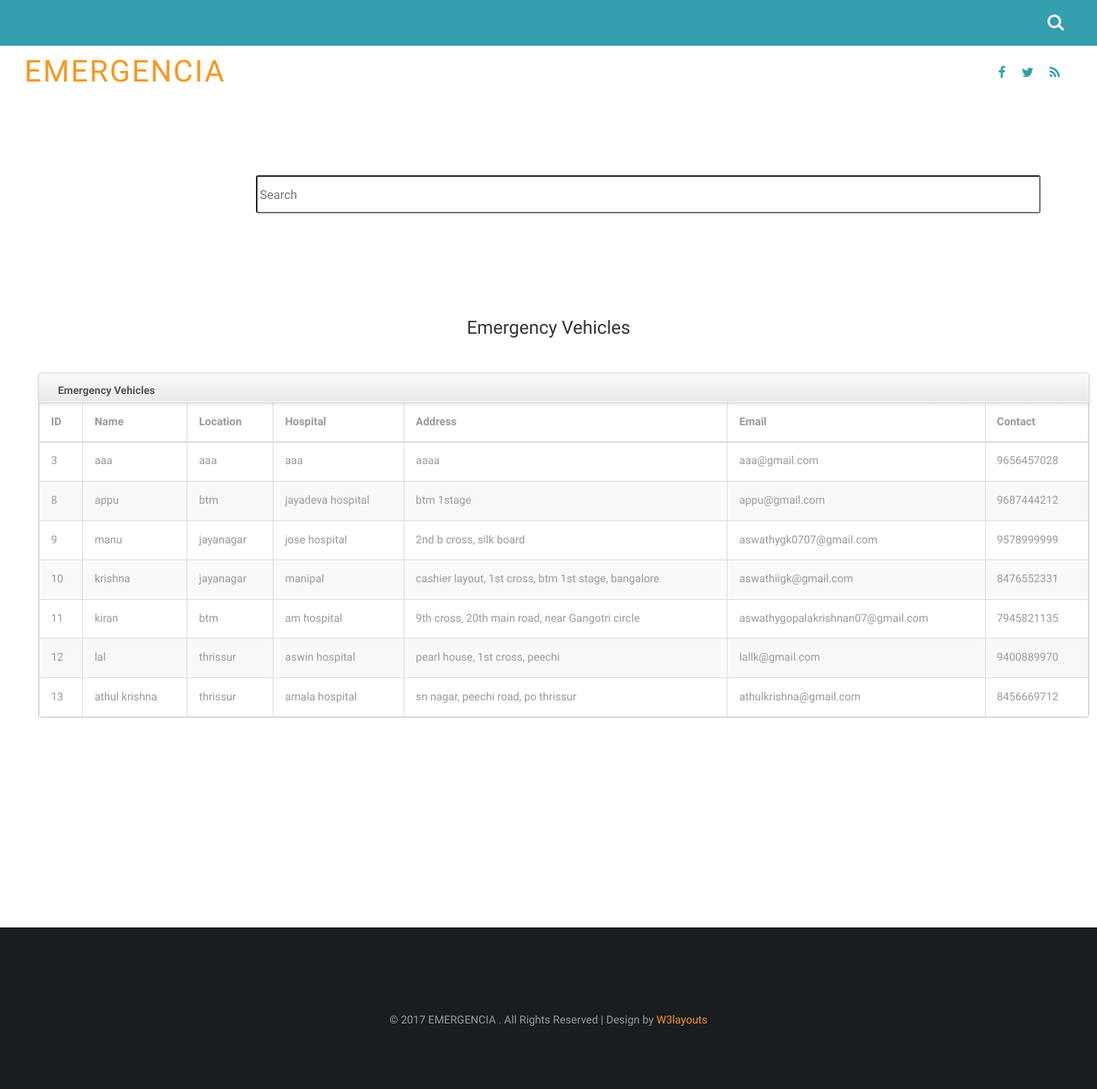
Page /admin_view_ambulances on the committed database.
### onroad/models.py (models this page shows)
class Login(db.Model, UserMixin):
    id=db.Column(db.Integer, primary_key=True)
    username = db.Column(db.String(80))
    password = db.Column(db.String(80), nullable=False)
    usertype = db.Column(db.String(80), nullable=False)
    name = db.Column(db.String(200))
    contact = db.Column(db.String(200))
    location = db.Column(db.String(200),default='')
    address = db.Column(db.String(50),default='')
    hospital = db.Column(db.String(50),default='')
    date = db.Column(db.String(200))
    month = db.Column(db.String(200))
    year = db.Column(db.String(200))

### onroad/routes.py (the view)
@login_required
@app.route('/admin_view_ambulances',methods=["GET","POST"])
def admin_view_ambulances():
    search=request.args.get('search')
    if search:
        obj=Login.query.filter((Login.year.contains(search)|Login.month.contains(search)|Login.date.contains(search)|Login.name.contains(search)|Login.location.contains(search)|Login.address.contains(search)|Login.hospital.contains(search) )& Login.usertype.contains("ambulance") )
    else:
        obj = Login.query.filter_by(usertype="ambulance").all()
    return render_template("admin_view_ambulances.html",obj=obj)

### onroad/templates/admin_view_ambulances.html (shortened to what this page needs)
{%extends "admin_layout.html"%}
{%block content%}
<link href="//netdna.bootstrapcdn.com/twitter-bootstrap/2.3.2/css/bootstrap-combined.min.css" rel="stylesheet" id="bootstrap-css">
<div class="container" style="margin-left: 350px; width:1030px; height:100px;">
	<div class="row">
        <div class="span12">
            <form id="custom-search-form" method="GET" class="form-search form-horizontal pull-right">
                <div class="input-append span12">
                    <input type="text" style="margin-left: -150px; width:1030px; height:50px;" name="search" class="search-query mac-style" placeholder="Search">
                    <button type="submit" class="btn"></button>
                </div>
            </form>
        </div>
	</div>
</div>
<br><br><br><br>
<h3><center>Emergency Vehicles</center></h3>
<br><br>
<div class="span7"  style="margin-left: 50px; width:1380px; " >
<div class="widget stacked widget-table action-table">
				<div class="widget-header">
					<h3> Emergency Vehicles</h3>
				</div>
				<div class="widget-content">
					<table class="table table-striped table-bordered">
						<thead>
							<tr>
                                <th> ID</th>
                                <th>Name</th>
                                <th>Location</th>
                                <th>Hospital</th>
								<th>Address</th>
                                <th>Email</th>
                                <th>Contact</th>
							</tr>
						</thead>
						<tbody>
							<tr>
                                {% for i in obj %}
                                <tr>
                                    <td>{{i.id}}</td>
                                    <td>{{i.name}}</td>
                                    <td>{{i.location}}</td>
                                    <td>{{i.hospital}}</td>
                                    <td>{{i.address}}</td>
									<td>{{i.username}}</td>
									<td>{{i.contact}}</td>
							</tr>
                            {% endfor %}
							</tbody>
						</table>
				</div>
			</div>
            </div>
<br><br><br><br><br><br><br><br>
{%endblock%}

### onroad/static/css/style.css (style rules this page uses)
html, body { font-size: 100%; font-family: 'Prompt', sans-serif; background:#ffffff; margin: 0; }
h1,h2,h3,h4,h5,h6 { font-family: 'Prompt', sans-serif; margin:0; }
.table > thead > tr > th, .table > tbody > tr > th, .table > tfoot > tr > th, .table > thead > tr > td, .table > tbody > tr > td, .table > tfoot > tr > td { border-top: none !important; }
.table td, .table>tbody>tr>td, .table>tbody>tr>th, .table>tfoot>tr>td, .table>tfoot>tr>th, .table>thead>tr>td, .table>thead>tr>th { padding: 15px!important; }
.table > thead > tr > th, .table > tbody > tr > th, .table > tfoot > tr > th, .table > thead > tr > td, .table > tbody > tr > td, .table > tfoot > tr > td { font-size: 0.9em; color: #999; border-top: none !important; }

### onroad/templates/admin_view_ambulances.html (style rules this page uses)
#custom-search-form { margin:0; margin-top: 5px; padding: 0; }
#custom-search-form .search-query { padding-right: 3px; padding-right: 4px \9; padding-left: 3px; padding-left: 4px \9; margin-bottom: 0; -webkit-border-radius: 3px; -moz-border-radius: 3px; border-radius: 3px; -webkit-transition: width 0.2s ease-in-out; -moz-transition:width 0.2s ease-in-out; -o-transition: width 0.2s ease-in-out; transition: width 0.2s ease-in-out; }
#custom-search-form button { border: 0; background: none; padding: 2px 5px; margin-top: 2px; position: relative; left: -28px; margin-bottom: 0; -webkit-border-radius: 3px; -moz-border-radius: 3px; border-radius: 3px; }
.table-bordered { border: 1px solid #dddddd; border-collapse: separate; border-left: 0; -webkit-border-radius: 4px; -moz-border-radius: 4px; border-radius: 4px; }
.table { width: 100%; margin-bottom: 20px; background-color: transparent; border-collapse: collapse; border-spacing: 0; display: table; }
.widget.widget-table .table { margin-bottom: 0; border: none; }
.widget.widget-table .widget-content { padding: 0; }
.widget .widget-header + .widget-content { border-top: none; -webkit-border-top-left-radius: 0; -webkit-border-top-right-radius: 0; -moz-border-radius-topleft: 0; -moz-border-radius-topright: 0; border-top-left-radius: 0; border-top-right-radius: 0; }
.widget .widget-content { padding: 20px 15px 15px; background: #FFF; border: 1px solid #D5D5D5; -moz-border-radius: 5px; -webkit-border-radius: 5px; border-radius: 5px; }
.widget .widget-header { position: relative; height: 40px; line-height: 40px; background: #E9E9E9; background: -moz-linear-gradient(top, #fafafa 0%, #e9e9e9 100%); background: -webkit-gradient(linear, left top, left bottom, color-stop(0%, #fafafa), color-stop(100%, #e9e9e9)); background: -webkit-linear-gradient(top, #fafafa 0%, #e9e9e9 100%); background: -o-linear-gradient(top, #fafafa 0%, #e9e9e9 100%); background: -ms-linear-gradient(top, #fafafa 0%, #e9e9e9 100%); background: linear-gradient(top, #fafafa 0%, #e9e9e9 100%); text-shadow: 0 1px 0 #fff; border-radius: 5px 5px 0 0; box-shadow: 0 2px 5px rgba(0,0,0,0.1),inset 0 1px 0 white,inset 0 -1px 0 rgba(255,255,255,0.7); border-bottom: 1px solid #bababa; filter: progid:DXImageTransform.Microsoft.gradient(startColorstr='#FAFAFA', endColorstr='#E9E9E9'); -ms-filter: "progid:DXImageTransform.Microsoft.gradient(startColorstr='#FAFAFA', endColorstr='#E9E9E9')"; border: 1px solid #D5D5D5; -webkit-border-top-left-radius: 4px; -webkit-border-top-right-radius: 4px; -moz-border-radius-topleft: 4px; -moz-border-radius-topright: 4px; border-top-left-radius: 4px; border-top-right-radius: 4px; -webkit-background-clip: padding-box; }
thead { display: table-header-group; vertical-align: middle; border-color: inherit; }
.widget .widget-header h3 { top: 2px; position: relative; left: 10px; display: inline-block; margin-right: 3em; font-size: 14px; font-weight: 600; color: #555; line-height: 18px; text-shadow: 1px 1px 2px rgba(255, 255, 255, 0.5); }

### rows in the picture
Login: id "3", name "aaa", location "aaa", hospital "aaa", address "aaaa", username "aaa@gmail.com", contact "9656457028"
Login: id "8", name "appu", location "btm", hospital "jayadeva hospital", address "btm 1stage", username "appu@gmail.com", contact "9687444212"
Login: id "9", name "manu", location "jayanagar", hospital "jose hospital", address "2nd b cross, silk board", username "aswathygk0707@gmail.com", contact "9578999999"
Login: id "10", name "krishna", location "jayanagar", hospital "manipal", address "cashier layout, 1st cross, btm 1st stage, bangalore", username "aswathiigk@gmail.com", contact "8476552331"
Login: id "11", name "kiran", location "btm", hospital "am hospital", address "9th cross, 20th main road, near Gangotri circle", username "aswathygopalakrishnan07@gmail.com", contact "7945821135"
Login: id "12", name "lal", location "thrissur", hospital "aswin hospital", address "pearl house, 1st cross, peechi", username "lallk@gmail.com", contact "9400889970"
Login: id "13", name "athul krishna", location "thrissur", hospital "amala hospital", address "sn nagar, peechi road, po thrissur", username "athulkrishna@gmail.com", contact "8456669712"
